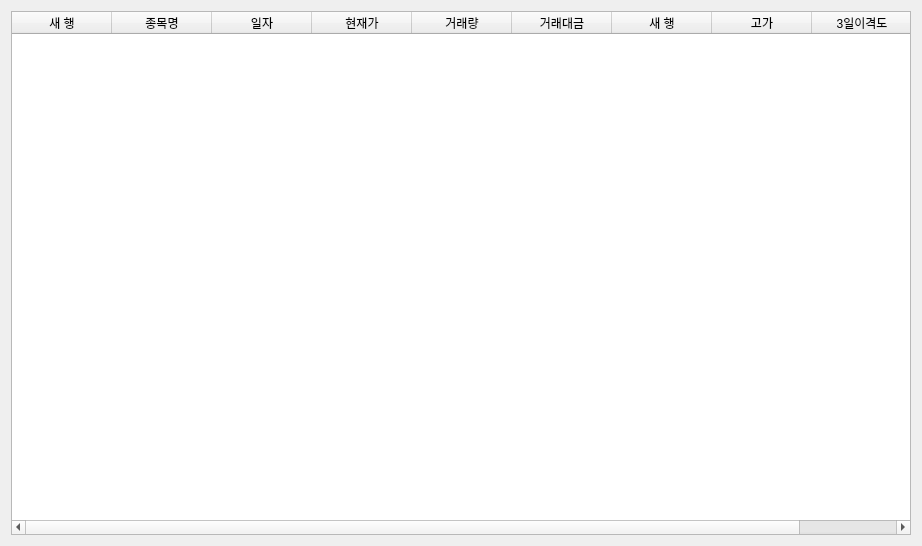
<?xml version="1.0" encoding="UTF-8"?>
<ui version="4.0">
 <class>Form</class>
 <widget class="QWidget" name="Form">
  <property name="geometry">
   <rect>
    <x>0</x>
    <y>0</y>
    <width>922</width>
    <height>546</height>
   </rect>
  </property>
  <property name="windowTitle">
   <string>Form</string>
  </property>
  <layout class="QVBoxLayout" name="verticalLayout">
   <item>
    <widget class="QTableWidget" name="tableWidget">
     <column>
      <property name="text">
       <string>새 행</string>
      </property>
     </column>
     <column>
      <property name="text">
       <string>종목명</string>
      </property>
     </column>
     <column>
      <property name="text">
       <string>일자</string>
      </property>
     </column>
     <column>
      <property name="text">
       <string>현재가</string>
      </property>
     </column>
     <column>
      <property name="text">
       <string>거래량</string>
      </property>
     </column>
     <column>
      <property name="text">
       <string>거래대금</string>
      </property>
     </column>
     <column>
      <property name="text">
       <string>새 행</string>
      </property>
     </column>
     <column>
      <property name="text">
       <string>고가</string>
      </property>
     </column>
     <column>
      <property name="text">
       <string>3일이격도</string>
      </property>
     </column>
    </widget>
   </item>
  </layout>
 </widget>
 <resources/>
 <connections/>
</ui>
